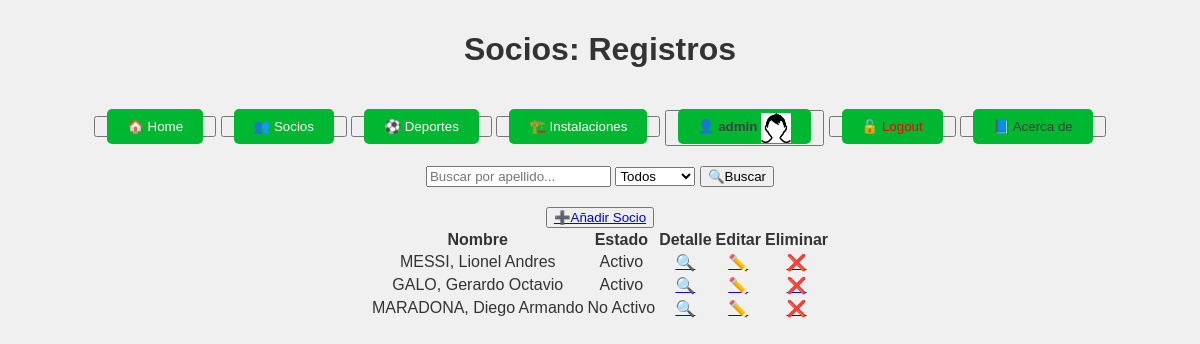
/socios/ (signed in), run on an earlier commit of the app's database.
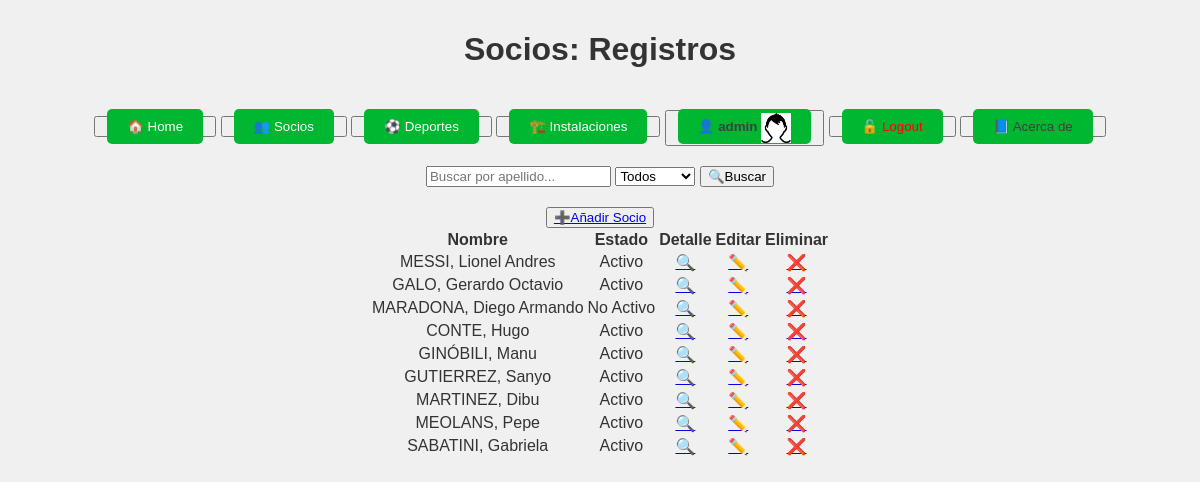
And on a later commit of the database.
### club/models.py (models this page shows, shortened)
class UserProfile(models.Model):
    user = models.OneToOneField(User, on_delete=models.CASCADE, related_name='profile')
    avatar = models.ImageField(upload_to='avatars/', blank=True, null=True)

class Socio(models.Model):
    deportes = models.ManyToManyField('Deporte', related_name='socios')
    nombre = models.CharField(max_length=50)
    apellido = models.CharField(max_length=50, db_index=True)
    fecha_nacimiento = models.DateField(null=False, blank=False)
    correo_electronico = models.EmailField(blank=True, null=True)
    activo = models.BooleanField(default=True)

### club/views.py (the view)
# urls.py: path('socios/', SocioListView.as_view(), name='socio_list'),
class SocioListView(LoginRequiredMixin, ListView):
    model = Socio
    template_name = 'club/socio_list.html'
    context_object_name = 'object_list'
    def get_queryset(self):
        queryset = Socio.objects.all()
        apellido = self.request.GET.get('apellido')
        estado = self.request.GET.get('estado')
        if apellido:
            queryset = queryset.filter(apellido__icontains=apellido)
        if estado != '' and estado is not None:
            queryset = queryset.filter(activo=estado == '1')
        return queryset

### templates/club/socio_list.html (shortened to what this page needs)
{% extends 'club/base.html' %}
{% block titulo %}
    Socios: Registros
{% endblock titulo %}
{% block main %}
    <form method="get" style="margin-bottom: 20px;">
        <input type="text" name="apellido" placeholder="Buscar por apellido..." value="{{ request.GET.apellido|default_if_none:'' }}">
        <select name="estado">
            <option value="">Todos</option>
        </select>
        <button type="submit">🔍Buscar</button>
    </form>
    <button>
        <a href="{% url 'socio_create' %}">➕Añadir Socio</a>
    </button>
    <div style="display: flex; justify-content: center;">
    <table>
        <thead>
            <tr>
                <th>Nombre</th>
                <th>Estado</th>
                <th>Detalle</th>
                <th>Editar</th>
                <th>Eliminar</th>
            </tr>
        </thead>
        <tbody>
            {% for object in object_list %}
                <tr>
                    <td>{{ object.apellido|upper }}, {{ object.nombre }}</td>
                    <td>{% if object.activo %} Activo {% else %} No Activo {% endif %}</td>
                    <td><a href="{% url 'socio_detail' object.id %}">🔍</a></td>
                    <td><a href="{% url 'socio_edit' object.id %}">✏️</a></td>
                    <td><a href="{% url 'socio_delete' object.id %}">❌</a></td>
                </tr>
            {% empty %}
                <tr>
                    <td colspan="5">No hay registros para mostrar</td>
                </tr>
            {% endfor %}
        </tbody>
    </table>
    </div>
{% endblock main %}

### templates/club/base.html (shortened to what this page needs)
<!DOCTYPE html>
<html lang="es">
<head>
</head>
<body>
    <header>
        <h1>{% block titulo %}{% endblock titulo %}</h1>
    </header>
    <nav>
        {% include 'club/navbar.html' %}
    </nav>
    <main>
        {% block main %}{% endblock main %}
    </main>
</body>
</html>

### templates/club/navbar.html (shortened to what this page needs)
    <button><a href="{% url 'index' %}">🏠 Home</a></button>
{% if user.is_authenticated %}
    <button><a href="{% url 'socio_list' %}">👥 Socios</a></button>
    <button><a href="{% url 'deporte_list' %}">⚽ Deportes</a></button>
    <button><a href="{% url 'instalaciones_list' %}">🏗️ Instalaciones</a></button>
    <button><a style="color: #3f3f3f; font-weight: bold" href="{% url 'profile' %}">
        👤 {{ user.username }}
        {% if user.profile.avatar %}
            <img src="{{ user.profile.avatar.url }}" alt="avatar" style="height: 30px; vertical-align: middle;">
        {% endif %}</a></button>
    <form action="{% url 'logout' %}" method="post" style="display: inline;">
        <button type="submit"><a style="color: #3f3f3f; color: red;">🔓 Logout</a></button>
    </form>
{% else %}
    <button><a style="color: #3f3f3f;" href="{% url 'login' %}">🔓 Login</a></button>
{% endif %}
    <button><a style="color: #3f3f3f;" href="{% url 'about' %}">📘 Acerca de</a></button>

### templates/club/base.html (style rules this page uses)
body { font-family: 'Arial', sans-serif; margin: 0; padding: 0; background: #f0f0f0; color: #333; }
header, nav, main { text-align: center; padding: 10px; }
nav a { color: white; background: #00b731; padding: 10px 20px; text-decoration: none; border-radius: 5px; margin: 5px; }

What changed in the data, as far as the page shows it:
added Socio: apellido "CONTE", nombre "Hugo", activo "Activo"
added Socio: apellido "GINÓBILI", nombre "Manu", activo "Activo"
added Socio: apellido "GUTIERREZ", nombre "Sanyo", activo "Activo"
added Socio: apellido "MARTINEZ", nombre "Dibu", activo "Activo"
added Socio: apellido "MEOLANS", nombre "Pepe", activo "Activo"
added Socio: apellido "SABATINI", nombre "Gabriela", activo "Activo"
